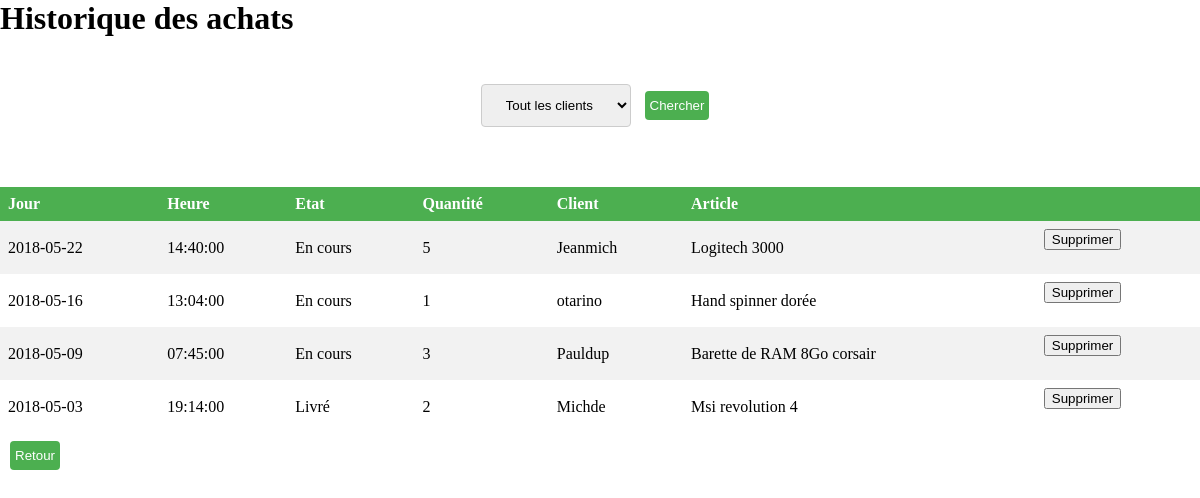
/BACKOFFICE/CONTROLLER/history.php, run on the app's committed database.
### tables this page shows
CREATE TABLE IF NOT EXISTS `achats` (
	  `idAchats` INT(3) NOT NULL AUTO_INCREMENT,
	  `etat` ENUM('Panier', 'En cours', 'Livré') NULL,
	  `date` DATE NULL,
	  `time` TIME NULL,
	  `idClients` INT(3) NOT NULL,
	  `idArticles` INT(3) NOT NULL,
	  `quantite` INT(5) NOT NULL,
	  `idMagasins` INT(3) NOT NULL, 
	  PRIMARY KEY (`idAchats`, `idClients`, `idArticles`),
	  INDEX `fk_achats_clients1_idx` (`idClients` ASC),
	  INDEX `fk_achats_articles1_idx` (`idArticles` ASC), 
	  INDEX `fk_achats_magasins1_idx` (`idMagasins` ASC), 
	  CONSTRAINT `fk_achats_clients1`
	    FOREIGN KEY (`idClients`)
	    REFERENCES `clients` (`idClients`)
	    ON DELETE NO ACTION
	    ON UPDATE NO ACTION,
	  CONSTRAINT `fk_achats_articles1`
	    FOREIGN KEY (`idArticles`)
	    REFERENCES `articles` (`idArticles`)
	    ON DELETE NO ACTION
	    ON UPDATE NO ACTION,
	  CONSTRAINT `fk_achats_magasins1`
	    FOREIGN KEY (`idMagasins`)
	    REFERENCES `magasins` (`idMagasins`)
	    ON DELETE NO ACTION
	    ON UPDATE NO ACTION);

CREATE TABLE IF NOT EXISTS `clients` (
	  `idClients` INT(3) NOT NULL AUTO_INCREMENT,
	  `nom` VARCHAR(30) NULL,
	  `prenom` VARCHAR(30) NULL,
	  `pseudo` VARCHAR(45) NULL,
	  `credit` DECIMAL(9,2) NULL,
	  `idPdLs` INT(3) NOT NULL,
	  `mdp` VARCHAR(80) NULL,
	  PRIMARY KEY (`idClients`, `idPdLs`),
	  INDEX `fk_clients_PdLs_idx` (`idPdLs` ASC),
	  CONSTRAINT `fk_clients_PdLs`
	    FOREIGN KEY (`idPdLs`)
	    REFERENCES `points_de_livraison` (`idPdLs`)
	    ON DELETE NO ACTION
	    ON UPDATE NO ACTION);

CREATE TABLE IF NOT EXISTS `articles` (
	  `idArticles` INT(3) NOT NULL AUTO_INCREMENT,
	  `categorie` VARCHAR(12) NULL,
	  `nom` VARCHAR(100) NULL,
	  `description` VARCHAR(140) NULL,
	  `image` VARCHAR(45) NULL,
	  `quantite` INT(4) NULL,
	  `idMagasins` INT(3) NOT NULL,
	  `prix` DECIMAL(6,2) NULL,
	  `sous_categorie` VARCHAR(50) NULL,
	  PRIMARY KEY (`idArticles`, `idMagasins`),
	  INDEX `fk_articles_Magasins1_idx` (`idMagasins` ASC),
	  CONSTRAINT `fk_articles_Magasins1`
	    FOREIGN KEY (`idMagasins`)
	    REFERENCES `magasins` (`idMagasins`)
	    ON DELETE NO ACTION
	    ON UPDATE NO ACTION);

### BACKOFFICE/CONTROLLER/history.php (called while the page is built, shortened)
<?php
require('../../MODEL/model.php');
include('../VIEW/history.php');
?>

### MODEL/model.php (called while the page is built, shortened)
<?php
function dbConnect() {
  try {
    $bdd = new PDO('mysql:host=localhost;dbname=geek-o-sphere', 'root', '', array(PDO::ATTR_ERRMODE => PDO::ERRMODE_EXCEPTION));
    return $bdd;
  }catch(Exception $e) {
    die('Erreur : '.$e->getMessage());
  }
}
function historyAll($cond) {
  $bdd= dbConnect();
  $add = $bdd->query('SELECT  `achats`.date AS "achats.date", `achats`.time AS "achats.time",
                  `achats`.idArticles AS "achats.idArticles", `achats`.idClients AS "achats.idClients",
                  `achats`.etat AS "achats.etat", `achats`.quantite AS "achats.quantite",
                  `clients`.idClients AS "clients.idClients", `clients`.pseudo AS "clients.pseudo",
                  `articles`.idArticles AS "articles.idArticles", `articles`.nom AS "articles.nom", `achats`.idAchats AS "achats.idAchats"
              FROM    achats, clients, articles
              WHERE ( `achats`.idArticles=`articles`.idArticles
                      AND `clients`.idClients=`achats`.idClients
                      AND `achats`.etat!="Panier" '.$cond.' ) ORDER BY `achats`.date DESC, `achats`.time DESC');
  return $add;
}
?>

### BACKOFFICE/CONTROLLER/history_1.php (the view)
<?php
  echo "<table>
      <th>Jour
      <th>Heure
      <th>Etat
      <th>Quantité
      <th>Client
      <th colspan=3>Article
     "
  ;
  $test = false;
  if ($_SESSION['clients'] == "") {
    $cond = '';
  } else {
    $cond = ' AND `clients`.idClients="'.$_SESSION['clients'].'"';
  }
  if ($_SESSION['id'] == "") {
    $query = historyAll($cond);
  } else {
    $query = historySelect($cond);
  }
  while ( $data = $query -> fetch()) {
    echo"<tr>
       <td>".$data['achats.date'].
      "<td>".$data['achats.time'].
      "<td>".utf8_encode($data['achats.etat']).
      "<td>".$data['achats.quantite'].
      "<td>".$data['clients.pseudo'].
      "<td>".utf8_encode($data['articles.nom']).
      "<td> <form action='./remove_history.php' method='get'>
              <input type='hidden' name='id' value='".$data['achats.idAchats']."'>
              <button>Supprimer</button>
            </form>"
    ;
    $test = true;
  } if (!$test) {
    echo"<tr><td><td><td><td colspan=4>Aucun achat effectuer";
  }
  echo"</table>";
?>

### VIEW/style.css (style rules this page uses)
body { margin :0; }
table { border-collapse: collapse; width: 100%; }
th, td { text-align: left; padding: 8px; }
tr:nth-child(even) { background-color: #f2f2f2 }
th { background-color: #4CAF50; color: white; }

### data on the page
achats: date "2018-05-22", time "14:40:00", etat "En cours", quantite "5", clients.pseudo "Jeanmich", articles.nom "Logitech 3000"
achats: date "2018-05-16", time "13:04:00", etat "En cours", quantite "1", clients.pseudo "otarino", articles.nom "Hand spinner dorée"
achats: date "2018-05-09", time "07:45:00", etat "En cours", quantite "3", clients.pseudo "Pauldup", articles.nom "Barette de RAM 8Go corsair"
achats: date "2018-05-03", time "19:14:00", etat "Livré", quantite "2", clients.pseudo "Michde", articles.nom "Msi revolution 4"
